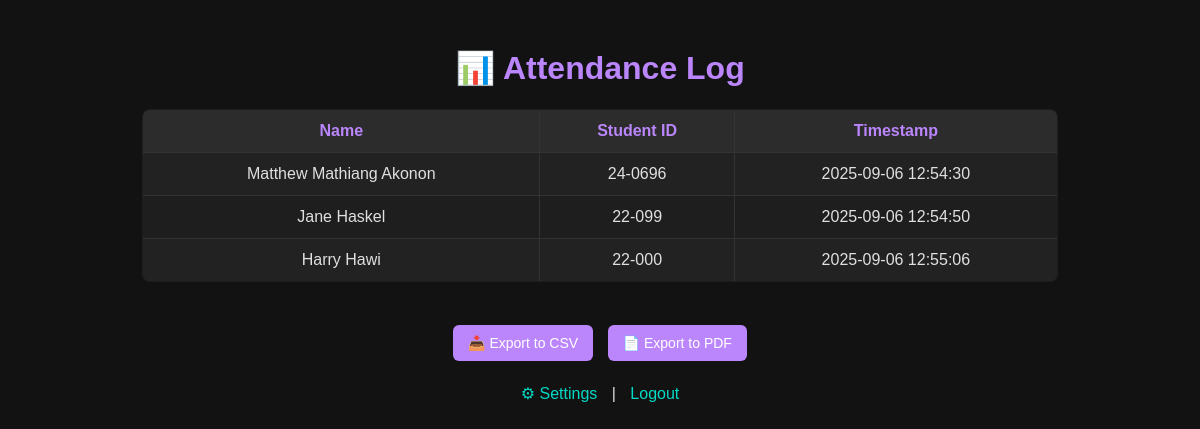
Before: /attendance (signed in) with the older database file.
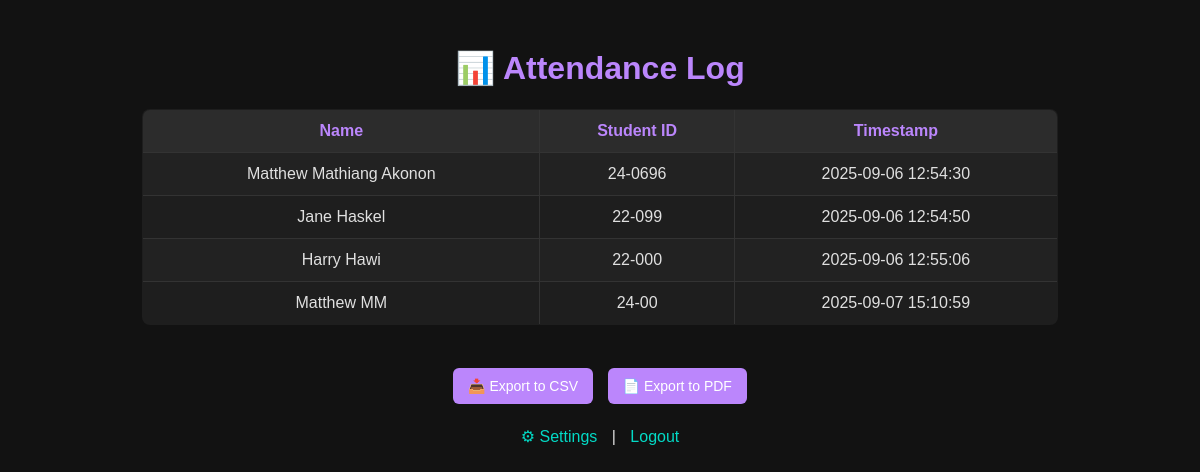
After: the same page with the newer database file.
### tables this page shows
CREATE TABLE attendance (
                    student_id TEXT,
                    name TEXT,
                    timestamp DATETIME DEFAULT CURRENT_TIMESTAMP);

### app.py (the view)
@app.route("/attendance")
def attendance():
    if not session.get("logged_in"):
        return redirect(url_for("login"))
    conn = sqlite3.connect(DB_NAME)
    c = conn.cursor()
    c.execute("SELECT student_id, name, timestamp FROM attendance")
    rows = c.fetchall()
    conn.close()
    return render_template("attendance.html", rows=rows)

### templates/attendance.html (shortened to what this page needs)
<!DOCTYPE html>
<html>
<head>
</head>
<body>
    <h1>📊 Attendance Log</h1>
    <table id="attendanceTable">
        <tr>
            <th>Name</th>
            <th>Student ID</th>
            <th>Timestamp</th>
        </tr>
        {% for student_id, name, timestamp in rows %}
        <tr>
            <td>{{ name }}</td>
            <td>{{ student_id }}</td>
            <td>{{ timestamp }}</td>
        </tr>
        {% endfor %}
    </table>
    <br>
    <button onclick="exportCSV()">📥 Export to CSV</button>
    <button onclick="exportPDF()">📄 Export to PDF</button>
    <br><br>
    <a href="{{ url_for('settings') }}">⚙ Settings</a> |
    <a href="{{ url_for('logout') }}">Logout</a>
</body>
</html>

### templates/attendance.html (style rules this page uses)
body { background-color: #121212; color: #e0e0e0; font-family: Arial, sans-serif; text-align: center; padding: 20px; }
h1 { color: #bb86fc; }
table { margin: 20px auto; border-collapse: collapse; width: 80%; background-color: #1e1e1e; border: 1px solid #333; border-radius: 8px; overflow: hidden; }
th, td { padding: 12px; border: 1px solid #333; text-align: center; }
th { background-color: #2c2c2c; color: #bb86fc; }
tr:nth-child(even) { background-color: #222; }
button { margin: 5px; padding: 10px 15px; border: none; border-radius: 6px; cursor: pointer; font-size: 14px; background-color: #bb86fc; color: white; transition: background 0.3s; }
a { color: #03dac6; text-decoration: none; margin: 0 10px; }

Changed rows visible on the page:
added attendance: name "Matthew MM", student "24-00", timestamp "2025-09-07 15:10:59"
